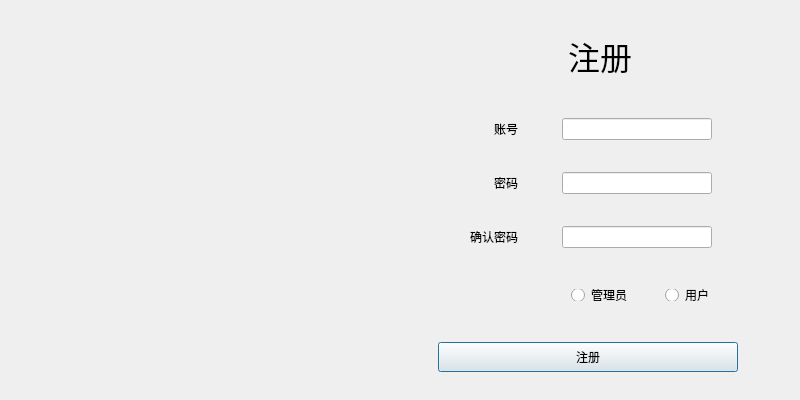
<?xml version="1.0" encoding="UTF-8"?>
<ui version="4.0">
 <class>Dlg_SignUp</class>
 <widget class="QDialog" name="Dlg_SignUp">
  <property name="geometry">
   <rect>
    <x>0</x>
    <y>0</y>
    <width>800</width>
    <height>400</height>
   </rect>
  </property>
  <property name="windowTitle">
   <string>Dialog</string>
  </property>
  <widget class="QWidget" name="widget" native="true">
   <property name="geometry">
    <rect>
     <x>400</x>
     <y>0</y>
     <width>400</width>
     <height>400</height>
    </rect>
   </property>
   <layout class="QGridLayout" name="gridLayout">
    <item row="1" column="1">
     <widget class="QLineEdit" name="lineEdit_2">
      <property name="sizePolicy">
       <sizepolicy hsizetype="Expanding" vsizetype="Fixed">
        <horstretch>0</horstretch>
        <verstretch>0</verstretch>
       </sizepolicy>
      </property>
      <property name="maximumSize">
       <size>
        <width>150</width>
        <height>16777215</height>
       </size>
      </property>
     </widget>
    </item>
    <item row="4" column="1">
     <widget class="QWidget" name="widget_3" native="true">
      <property name="minimumSize">
       <size>
        <width>200</width>
        <height>0</height>
       </size>
      </property>
      <property name="maximumSize">
       <size>
        <width>300</width>
        <height>30</height>
       </size>
      </property>
      <layout class="QGridLayout" name="gridLayout_2">
       <item row="0" column="0">
        <widget class="QRadioButton" name="radioButton_2">
         <property name="minimumSize">
          <size>
           <width>50</width>
           <height>0</height>
          </size>
         </property>
         <property name="maximumSize">
          <size>
           <width>200</width>
           <height>16777215</height>
          </size>
         </property>
         <property name="text">
          <string>管理员</string>
         </property>
        </widget>
       </item>
       <item row="0" column="1">
        <widget class="QRadioButton" name="radioButton">
         <property name="minimumSize">
          <size>
           <width>50</width>
           <height>0</height>
          </size>
         </property>
         <property name="maximumSize">
          <size>
           <width>200</width>
           <height>16777215</height>
          </size>
         </property>
         <property name="text">
          <string>用户</string>
         </property>
        </widget>
       </item>
      </layout>
     </widget>
    </item>
    <item row="3" column="0">
     <widget class="QLabel" name="label_6">
      <property name="maximumSize">
       <size>
        <width>80</width>
        <height>16777215</height>
       </size>
      </property>
      <property name="text">
       <string>确认密码</string>
      </property>
      <property name="alignment">
       <set>Qt::AlignRight|Qt::AlignTrailing|Qt::AlignVCenter</set>
      </property>
     </widget>
    </item>
    <item row="2" column="0">
     <widget class="QLabel" name="label_5">
      <property name="maximumSize">
       <size>
        <width>80</width>
        <height>16777215</height>
       </size>
      </property>
      <property name="text">
       <string>密码</string>
      </property>
      <property name="alignment">
       <set>Qt::AlignRight|Qt::AlignTrailing|Qt::AlignVCenter</set>
      </property>
     </widget>
    </item>
    <item row="1" column="0">
     <widget class="QLabel" name="label_4">
      <property name="maximumSize">
       <size>
        <width>80</width>
        <height>16777215</height>
       </size>
      </property>
      <property name="text">
       <string>账号</string>
      </property>
      <property name="alignment">
       <set>Qt::AlignRight|Qt::AlignTrailing|Qt::AlignVCenter</set>
      </property>
     </widget>
    </item>
    <item row="2" column="1">
     <widget class="QLineEdit" name="lineEdit_3">
      <property name="sizePolicy">
       <sizepolicy hsizetype="Expanding" vsizetype="Fixed">
        <horstretch>0</horstretch>
        <verstretch>0</verstretch>
       </sizepolicy>
      </property>
      <property name="maximumSize">
       <size>
        <width>150</width>
        <height>16777215</height>
       </size>
      </property>
     </widget>
    </item>
    <item row="3" column="1">
     <widget class="QLineEdit" name="lineEdit_4">
      <property name="sizePolicy">
       <sizepolicy hsizetype="Expanding" vsizetype="Fixed">
        <horstretch>0</horstretch>
        <verstretch>0</verstretch>
       </sizepolicy>
      </property>
      <property name="maximumSize">
       <size>
        <width>150</width>
        <height>16777215</height>
       </size>
      </property>
     </widget>
    </item>
    <item row="0" column="0" colspan="2">
     <widget class="QLabel" name="label_2">
      <property name="maximumSize">
       <size>
        <width>16777215</width>
        <height>60</height>
       </size>
      </property>
      <property name="font">
       <font>
        <family>Bahnschrift SemiLight</family>
        <pointsize>24</pointsize>
       </font>
      </property>
      <property name="text">
       <string>注册</string>
      </property>
      <property name="alignment">
       <set>Qt::AlignCenter</set>
      </property>
     </widget>
    </item>
    <item row="5" column="0" colspan="2">
     <widget class="QPushButton" name="pushButton">
      <property name="minimumSize">
       <size>
        <width>100</width>
        <height>30</height>
       </size>
      </property>
      <property name="maximumSize">
       <size>
        <width>300</width>
        <height>16777215</height>
       </size>
      </property>
      <property name="text">
       <string>注册</string>
      </property>
     </widget>
    </item>
   </layout>
  </widget>
  <widget class="QWidget" name="widget_2" native="true">
   <property name="geometry">
    <rect>
     <x>0</x>
     <y>0</y>
     <width>400</width>
     <height>400</height>
    </rect>
   </property>
   <widget class="QLabel" name="label">
    <property name="geometry">
     <rect>
      <x>0</x>
      <y>0</y>
      <width>400</width>
      <height>400</height>
     </rect>
    </property>
    <property name="text">
     <string/>
    </property>
    <property name="pixmap">
     <pixmap resource="Logo.qrc">:/image/Logo.png</pixmap>
    </property>
    <property name="scaledContents">
     <bool>true</bool>
    </property>
   </widget>
  </widget>
 </widget>
 <resources>
  <include location="Logo.qrc"/>
 </resources>
 <connections/>
</ui>
